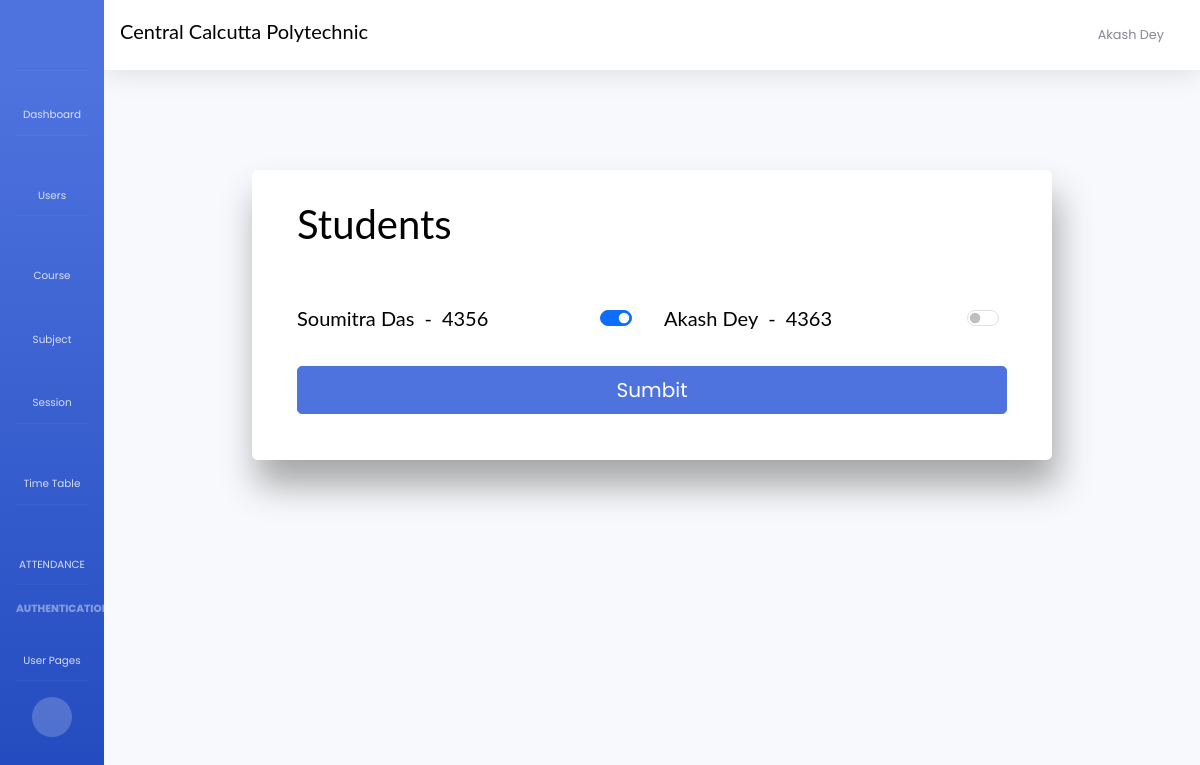
/update_attendance/12/ (signed in), run on an earlier commit of the app's database.
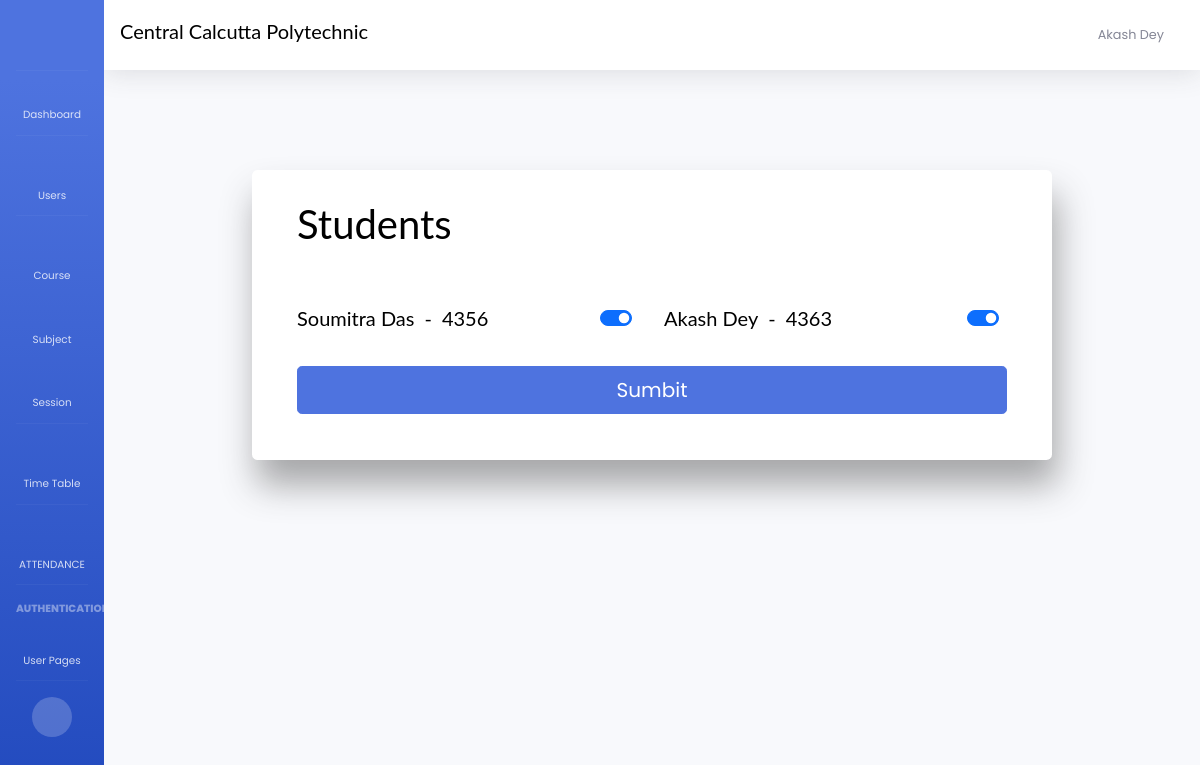
And on a later commit of the database.
### datamodule/models.py (models this page shows, shortened)
class AttendanceReport(models.Model):
    id=models.AutoField(primary_key=True)
    student_id=models.ForeignKey(Student,on_delete=models.DO_NOTHING)
    attendance_id=models.ForeignKey(Attendance,on_delete=models.CASCADE)
    status=models.BooleanField(default=False)
    created_at=models.DateTimeField(auto_now_add=True)
    updated_at=models.DateTimeField(auto_now_add=True)
    objects=models.Manager()

### usermodule/models.py (models this page shows, shortened)
class Student(models.Model):
    def wrapper(instance, filename):
        ext = filename.split('.')[-1]
        filename = '{}.{}'.format(instance.id, ext)
        return os.path.join("Student", filename)
    id=models.AutoField(primary_key=True)
    student = models.OneToOneField(CustomUser, on_delete=models.CASCADE)
    reg_id = models.CharField(max_length=10)
    photo = models.FileField(upload_to=wrapper)
    name = models.CharField(max_length=50)
    email = models.EmailField(unique=True)
    verified = models.BooleanField(default=False)
    dob = models.DateField()
    gender = models.CharField(max_length=10)
    phone = models.IntegerField()
    sem = models.ForeignKey(Semester, on_delete=models.SET_NULL, null=True)
    course_id=models.ForeignKey(Courses,on_delete=models.DO_NOTHING)
    created_at=models.DateTimeField(auto_now_add=True)
    updated_at=models.DateTimeField(auto_now=True)
    approved = models.BooleanField(default=False)
    objects=models.Manager()

### datamodule/views.py (the view, shortened to what this page needs)
# urls.py: path('attendance/', d_views.take_attendance, name="take_attendance"),
@login_required(login_url="/login")
def attendance(request, attendance_id):
    if check_approve(request):
        return redirect("waiting_student")
    user = request.user
    if int(user.user_type) == 1:
        User = HOD.objects.filter(hod=user, approved=True).first()
    elif int(user.user_type) == 2:
        User = Staff.objects.filter(staff=user, approved=True).first()
    elif int(user.user_type) == 3:
        return redirect("index")
    if request.method == "POST":
        att = Attendance.objects.get(id=attendance_id)
        for st in Student.objects.filter(sem = att.subject_id.subject_id.semester_id, course_id=att.subject_id.subject_id.course_id).order_by("reg_id"):
            if str(st.id) in request.POST:
                if not AttendanceReport.objects.filter(attendance_id=att, student_id=st).exists():
                    AttendanceReport.objects.create(attendance_id=att, student_id=st, status=False)
                Att = AttendanceReport.objects.get(attendance_id=att, student_id=st)
                Att.status = True
                Att.save()
            else:
                if not AttendanceReport.objects.filter(attendance_id=att, student_id=st).exists():
                    AttendanceReport.objects.create(attendance_id=att, student_id=st, status=False)
                Att = AttendanceReport.objects.get(attendance_id=att, student_id=st)
                Att.status = False
                Att.save()
        return redirect(reverse("show_attendance", args=(att.id, )))
    else:
        att = Attendance.objects.get(id=attendance_id)
        data = {
            "user": User,
            "usertype": usertypedata[int(user.user_type)],
            "student": AttendanceReport.objects.filter(attendance_id=att)
            }  # For initial load, no data
    return render(request, 'attendance.html', data)

### datamodule/views.py (called while the page is built)
def check_approve(request):
    user = request.user
    if int(user.user_type) == 1:
        User = HOD.objects.filter(hod=user).first()
    elif int(user.user_type) == 2:
        User = Staff.objects.filter(staff=user).first()
    elif int(user.user_type) == 3:
        User = Student.objects.filter(student=user).first()
    return User.approved==False

### templates/attendance.html (shortened to what this page needs)
{% extends 'base/base1.html' %}
{% load static %}
{% block main %}
<div class="container">
    <div class="wrapper rounded bg-white">
        <div class="h1 mb-5">Students</div>
        <form class="form"  enctype="multipart/form-data" method="post">
            <div class="form-group">
                <div class="row">
                {% for S in student %}
                    <div class="col-lg-6 col-md-6 col-sm-12 mt-md-0 mt-3">
                        <div class="form-check form-switch form-check-reverse h6">
                            <input class="form-check-input text-center mx-auto" type="checkbox" name="{{S.student_id.id}}" value="True" role="switch" id="toggleBtn{{S.student_id.id}}" {% if S.status %}checked{% endif %}>
                            <label class="form-check-label text-left h5 text-capitalize" for="toggleBtn{{S.student_id.id}}">{{S.student_id.name}}&ensp;-&ensp;{{S.student_id.reg_id|slice:"-4:"}}</label>
                        </div>
                    </div>
                {% endfor %}
                </div>
                <div class="d-flex justify-content-center ">
                    <button type="submit" class="btn btn-primary mt-3 btn-block btn-lg gradient-custom-4 ">Sumbit</button>
                </div>
            </div>
        </form>
    </div>
</div>
{% endblock main %}

What changed in the data, as far as the page shows it:
changed AttendanceReport "Akash Dey": status "☐" → "☑"
